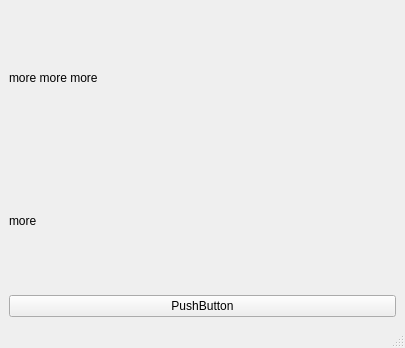
<?xml version="1.0" encoding="UTF-8"?>
<ui version="4.0">
 <class>MainWindow</class>
 <widget class="QMainWindow" name="MainWindow">
  <property name="geometry">
   <rect>
    <x>0</x>
    <y>0</y>
    <width>405</width>
    <height>348</height>
   </rect>
  </property>
  <property name="windowTitle">
   <string>MainWindow</string>
  </property>
  <widget class="QWidget" name="centralwidget">
   <layout class="QGridLayout" name="gridLayout">
    <item row="0" column="0">
     <layout class="QVBoxLayout" name="boilerVerticalLayout">
      <item>
       <widget class="QLabel" name="label">
        <property name="text">
         <string>more more more</string>
        </property>
       </widget>
      </item>
      <item>
       <widget class="QLabel" name="label_2">
        <property name="text">
         <string>more</string>
        </property>
       </widget>
      </item>
      <item>
       <widget class="QPushButton" name="pushButton">
        <property name="text">
         <string>PushButton</string>
        </property>
       </widget>
      </item>
     </layout>
    </item>
   </layout>
  </widget>
  <widget class="QMenuBar" name="menubar">
   <property name="geometry">
    <rect>
     <x>0</x>
     <y>0</y>
     <width>405</width>
     <height>22</height>
    </rect>
   </property>
  </widget>
  <widget class="QStatusBar" name="statusbar"/>
 </widget>
 <resources/>
 <connections/>
</ui>
